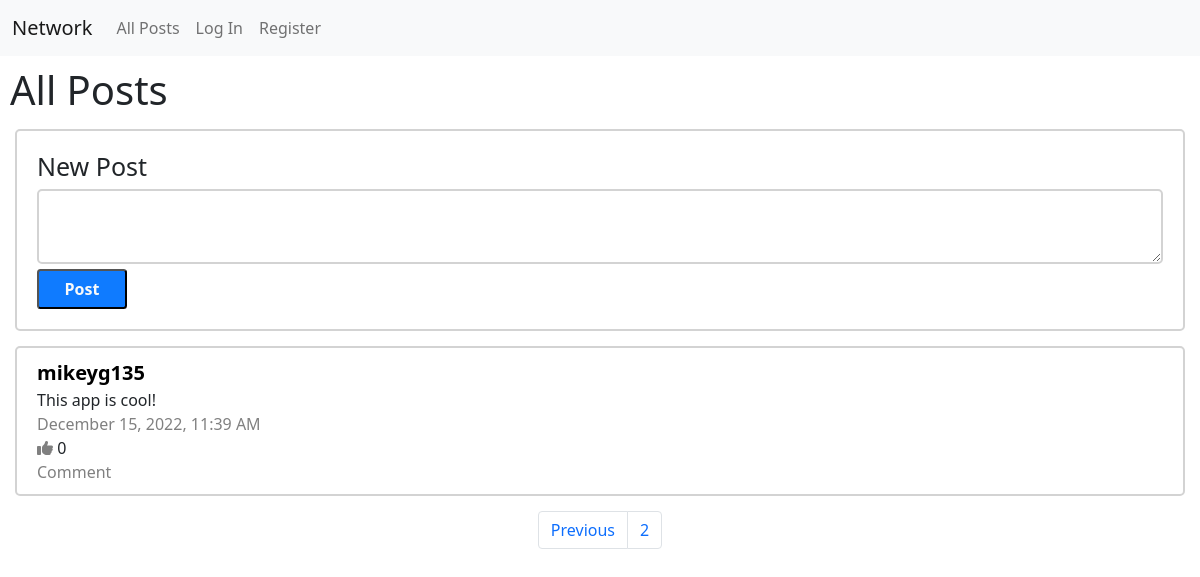
Screenshot of /?page=2 with the database file from the repository.
### network/models.py (models this page shows)
class All_Post(models.Model):
    id = models.IntegerField(primary_key=True)
    username = models.TextField(max_length=500)
    comment = models.TextField(max_length=500)
    date = models.TextField(max_length=500)
    time = models.TextField(max_length=500)
    datetime = models.DateTimeField(blank=True, default=datetime.now)
    likes = models.IntegerField()

### network/views.py (the view, shortened to what this page needs)
# urls.py: path("", views.index, name="index"),
def index(request):
    All_Posts = All_Post.objects.all().order_by('datetime').reverse()
    post_paginator = Paginator(All_Posts, 10)
    page_num = request.GET.get('page')
    page = post_paginator.get_page(page_num)
    All_likes = liked_system.objects.all().filter(liker = request.user)
    list_of_ids = []
    for like in All_likes:
        list_of_ids.append(like.receiverId)
    return render(request, "network/index.html", {
        "All_Posts": post_paginator.object_list,
        "page": page,
        "ids": list_of_ids
    })

### network/templates/network/index.html (shortened to what this page needs)
{% extends "network/layout.html" %}
{% block body %}
    <h1 style="margin: 10px;">All Posts</h1>
    <div id = "new_postDiv">
        <form method="post">
            <h6 style="font-size: 25px;">New Post</h6>
            <textarea name="post_comment"></textarea>
            <input type="submit" class="text-light" value="Post">
        </form>
    </div>
    {% for post in page.object_list %}
    <div id="post">
        <div id="usernameDiv"> <a style="text-decoration: none; color: black;" id = "username" href="{% url 'profile_page' post.username %}">{{ post.username }}</a></div>
        <div id="comment">{{ post.comment }}</div>
        <div id="date" style="color: gray">{{ post.date }}, {{ post.time }}</div>
    {% if post.id in ids %}
        <div id="likes"> <i id = "like" style="color: gold" class="fa-solid fa-thumbs-up"></i> <span id="numLikes">{{ post.likes}}</span></div>
    {% else %}
        <div id="dislikes"> <i id = "dislike" style="color: gray" class="fa-solid fa-thumbs-up"></i> <span id="numLikes">{{ post.likes}}</span></div>
    {% endif%}
        <div style="color: gray">Comment</div>
    </div>
    {% endfor %}
    <nav id="paginationNav">
        <ul class="pagination">
        {% if page.has_previous %}
          <li class="page-item"><a class="page-link" href="{% url 'index' %}?page={{ page.previous_page_number }}">Previous</a></li>
        {% endif%}
          <li class="page-item"><a class="page-link" href="#">{{ page.number }}</a></li>
        </ul>
    </nav>
{% endblock %}

### network/static/network/styles.css (style rules this page uses)
ul li { display: inline !important; }
#new_postDiv { border: 2.5px solid lightgray; border-radius: 5px; margin: 15px; padding: 20px; }
#new_postDiv textarea { display: block; width: 100%; height: 75px; border-radius: 5px; border: 2.5px solid lightgray; }
#new_postDiv input { margin-top: 5px; border-radius: 3.5px; padding-left: 7.5px; padding-right: 7.5px; background: rgb(15,123,255); }
#post { border: 2.5px solid lightgray; padding: 20px; padding-top: 10px; padding-bottom: 10px; border-radius: 5px; margin: 15px; }
#username { font-size: 20px; font-weight: bold; margin-top: 5px; margin-bottom: 5px; }
form input { background: black; color: white; font-weight: bold; padding: 6px; border-radius: 25%/50%; width: 90px; }
#paginationNav { margin: 0 auto !important; text-align: center !important; }
.pagination { width: fit-content; margin-left: auto !important; margin-right: auto !important; }

### rows the page displays
All_Post: username "mikeyg135", comment "This app is cool!", date "December 15, 2022", time "11:39 AM", likes "0"

### other values shown
{{ page.number }} "2"
